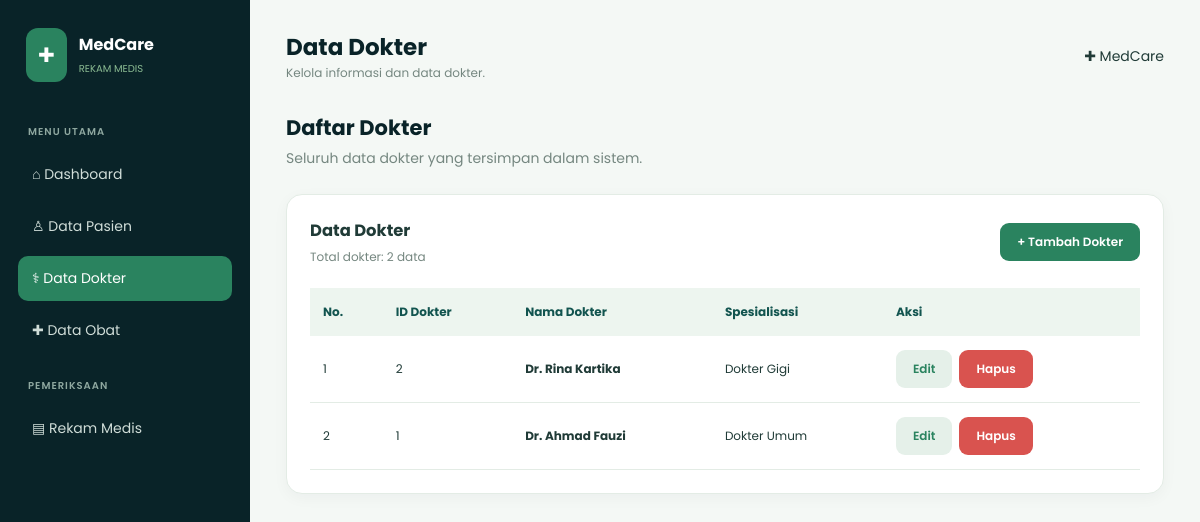
Screenshot of /dokter/index.php with the database file from the repository.
### tables this page shows
CREATE TABLE `dokter` (
  `id_dokter` int(11) NOT NULL,
  `nama_dokter` varchar(100) NOT NULL,
  `spesialisasi` varchar(50) NOT NULL
);

### dokter/index.php (the view, shortened to what this page needs)
<?php
include '../koneksi.php';
$query = mysqli_query($conn, "SELECT * FROM dokter ORDER BY id_dokter DESC");
?>
<!DOCTYPE html>
<html lang="id">
<head>
    <link rel="stylesheet" href="../style.css">
</head>
<body>
<div class="layout">
    <aside class="sidebar">
        <div class="brand">
            <div class="brand-icon">✚</div>
            <div>
                <h2>MedCare</h2>
                <small>REKAM MEDIS</small>
            </div>
        </div>
        <p class="menu-title">MENU UTAMA</p>
        <a href="../index.php" class="nav-link">⌂ Dashboard</a>
        <a href="../pasien/index.php" class="nav-link">♙ Data Pasien</a>
        <a href="index.php" class="nav-link active">⚕ Data Dokter</a>
        <a href="../obat/index.php" class="nav-link">✚ Data Obat</a>
        <p class="menu-title">PEMERIKSAAN</p>
        <a href="../rekam_medis/index.php" class="nav-link">▤ Rekam Medis</a>
    </aside>
    <main class="main-content">
        <div class="topbar">
            <div>
                <h1>Data Dokter</h1>
                <p>Kelola informasi dan data dokter.</p>
            </div>
            <span>✚ MedCare</span>
        </div>
        <div class="page-title">
            <h2>Daftar Dokter</h2>
            <p>Seluruh data dokter yang tersimpan dalam sistem.</p>
        </div>
        <div class="content-card">
            <div style="display:flex; justify-content:space-between;
                        align-items:center; margin-bottom:22px; gap:10px;">
                <div>
                    <h3>Data Dokter</h3>
                    <p style="color:#758780; font-size:12px; margin-top:5px;">
                        Total dokter: <?= mysqli_num_rows($query) ?> data
                    </p>
                </div>
                <a href="tambah.php" class="btn">+ Tambah Dokter</a>
            </div>
            <div class="table-wrapper">
                <table>
                    <thead>
                        <tr>
                            <th>No.</th>
                            <th>ID Dokter</th>
                            <th>Nama Dokter</th>
                            <th>Spesialisasi</th>
                            <th>Aksi</th>
                        </tr>
                    </thead>
                    <tbody>
                    <?php if (mysqli_num_rows($query) > 0): ?>
                        <?php $no = 1; ?>
                        <?php while ($data = mysqli_fetch_assoc($query)): ?>
                        <tr>
                            <td><?= $no++ ?></td>
                            <td><?= (int)$data['id_dokter'] ?></td>
                            <td>
                                <strong>
                                    <?= htmlspecialchars($data['nama_dokter']) ?>
                                </strong>
                            </td>
                            <td><?= htmlspecialchars($data['spesialisasi']) ?></td>
                            <td>
                                <div class="actions">
                                    <a class="btn btn-edit"
                                       href="edit.php?id=<?= (int)$data['id_dokter'] ?>">
                                        Edit
                                    </a>
                                    <button type="button"
                                        class="btn btn-danger"
                                        onclick="bukaModal(
                                            <?= (int)$data['id_dokter'] ?>,
                                            <?= htmlspecialchars(json_encode($data['nama_dokter']), ENT_QUOTES, 'UTF-8') ?>
                                        )">
                                        Hapus
                                    </button>
                                </div>
                            </td>
                        </tr>
                        <?php endwhile; ?>
                    <?php endif; ?>
                    </tbody>
                </table>
            </div>
        </div>
    </main>
</div>
</body>
</html>

### style.css (style rules this page uses)
:root { --dark: #092328; --teal: #12544F; --green: #2A835F; --sage: #8BBB92; --background: #F4F8F5; --white: #FFFFFF; --text: #203B37; --muted: #758780; --border: #E3ECE5; --danger: #D9534F; }
* { margin: 0; padding: 0; box-sizing: border-box; }
body { font-family: 'Poppins', sans-serif; background: var(--background); color: var(--text); font-size: 14px; }
a { text-decoration: none; color: inherit; }
.layout { display: flex; min-height: 100vh; }
.sidebar { width: 250px; background: var(--dark); color: white; padding: 28px 18px; flex-shrink: 0; }
.brand { display: flex; align-items: center; gap: 12px; margin-bottom: 42px; padding: 0 8px; }
.brand-icon { background: var(--green); padding: 12px; border-radius: 12px; font-size: 20px; }
.brand h2 { font-size: 16px; font-weight: 700; }
.brand small { color: var(--sage); font-size: 10px; }
.menu-title { color: #8FA8A0; font-size: 10px; font-weight: 600; margin: 25px 10px 12px; letter-spacing: 1px; }
.nav-link { display: block; padding: 12px 14px; border-radius: 10px; color: #D0DDD8; margin-bottom: 7px; transition: .2s; }
.nav-link:hover, .nav-link.active { background: var(--green); color: white; }
.main-content { flex: 1; padding: 30px 36px; min-width: 0; }
.topbar { display: flex; justify-content: space-between; align-items: center; margin-bottom: 30px; gap: 15px; }
.topbar h1 { font-size: 23px; color: var(--dark); }
.topbar p { color: var(--muted); font-size: 12px; }
.page-title { margin-bottom: 25px; }
.page-title h2 { font-size: 21px; color: var(--dark); }
.page-title p { color: var(--muted); margin-top: 5px; }
.stat-card, .content-card { background: var(--white); padding: 23px; border-radius: 16px; border: 1px solid var(--border); box-shadow: 0 4px 15px rgba(9,35,40,.04); }
.btn { display: inline-block; padding: 10px 17px; border: none; border-radius: 9px; background: var(--green); color: white; font-family: inherit; font-size: 12px; font-weight: 600; cursor: pointer; transition: .2s; }
.btn-danger { background: var(--danger); color: white; }
.btn-edit { background: #E5F0E9; color: var(--green); }
.table-wrapper { overflow-x: auto; }
table { width: 100%; border-collapse: collapse; background: white; min-width: 650px; }
th { background: #EDF5EF; color: var(--teal); text-align: left; font-size: 12px; padding: 15px 13px; }
td { padding: 14px 13px; border-bottom: 1px solid var(--border); font-size: 12px; }
.actions { display: flex; gap: 7px; align-items: center; }
.main-content { animation: pageFadeIn 0.45s ease; }
.content-card, .form-card { animation: cardAppear 0.5s ease; transition: box-shadow 0.3s ease, transform 0.3s ease; }
.btn, .btn-secondary, .action-btn { transition: all 0.25s ease; }
tbody tr { transition: background 0.2s ease; }
.nav-link { transition: all 0.25s ease; }

### rows the page displays
dokter: id_dokter "2", nama_dokter "Dr. Rina Kartika", spesialisasi "Dokter Gigi"
dokter: id_dokter "1", nama_dokter "Dr. Ahmad Fauzi", spesialisasi "Dokter Umum"

### other values shown
mysqli_num_rows($query) "2"
